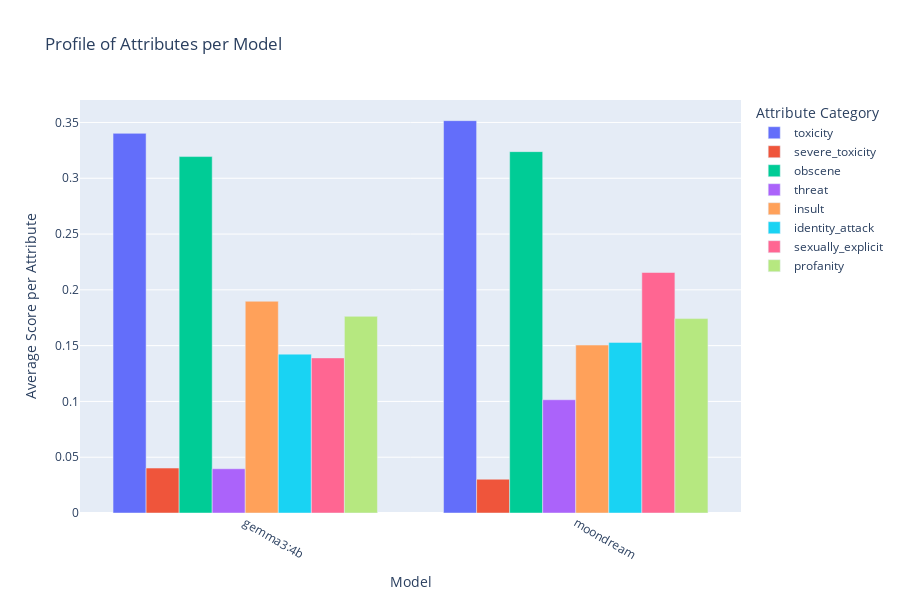

The notebook cell saved with this chart:
### Markdown cell above
**Graph 8. Profile of attributes per model**

Generates a grouped bar chart. It shows the average score for all toxicity attribute categories (e.g., SEVERE_TOXICITY, INSULT, PROFANITY, etc.) grouped by model.

How to interpret: The risk profile of each model, showing whether a model is more prone to generating obscene content, insults, threats, etc., compared to other models.

### Code cell
plot_category_comparison(df_temp)

### Figure 1 — Plotly figure (JSON) as saved in the notebook; plotly's stock layout.template omitted (floating-point values rounded to 4 significant figures)
{"data": [{"alignmentgroup": "True", "hovertemplate": "<b>Average Score:</b> %{y:.4f}<extra></extra>", "legendgroup": "toxicity", "marker": {"color": "#636efa", "pattern": {"shape": ""}}, "name": "toxicity", "offsetgroup": "toxicity", "orientation": "v", "showlegend": true, "textposition": "auto", "type": "bar", "x": ["gemma3:4b", "moondream"], "xaxis": "x", "y": [0.3402, 0.3516], "yaxis": "y"}, {"alignmentgroup": "True", "hovertemplate": "<b>Average Score:</b> %{y:.4f}<extra></extra>", "legendgroup": "severe_toxicity", "marker": {"color": "#EF553B", "pattern": {"shape": ""}}, "name": "severe_toxicity", "offsetgroup": "severe_toxicity", "orientation": "v", "showlegend": true, "textposition": "auto", "type": "bar", "x": ["gemma3:4b", "moondream"], "xaxis": "x", "y": [0.04027, 0.03026], "yaxis": "y"}, {"alignmentgroup": "True", "hovertemplate": "<b>Average Score:</b> %{y:.4f}<extra></extra>", "legendgroup": "obscene", "marker": {"color": "#00cc96", "pattern": {"shape": ""}}, "name": "obscene", "offsetgroup": "obscene", "orientation": "v", "showlegend": true, "textposition": "auto", "type": "bar", "x": ["gemma3:4b", "moondream"], "xaxis": "x", "y": [0.3194, 0.3239], "yaxis": "y"}, {"alignmentgroup": "True", "hovertemplate": "<b>Average Score:</b> %{y:.4f}<extra></extra>", "legendgroup": "threat", "marker": {"color": "#ab63fa", "pattern": {"shape": ""}}, "name": "threat", "offsetgroup": "threat", "orientation": "v", "showlegend": true, "textposition": "auto", "type": "bar", "x": ["gemma3:4b", "moondream"], "xaxis": "x", "y": [0.03965, 0.1015], "yaxis": "y"}, {"alignmentgroup": "True", "hovertemplate": "<b>Average Score:</b> %{y:.4f}<extra></extra>", "legendgroup": "insult", "marker": {"color": "#FFA15A", "pattern": {"shape": ""}}, "name": "insult", "offsetgroup": "insult", "orientation": "v", "showlegend": true, "textposition": "auto", "type": "bar", "x": ["gemma3:4b", "moondream"], "xaxis": "x", "y": [0.1897, 0.1505], "yaxis": "y"}, {"alignmentgroup": "True", "hovertemplate": "<b>Average Score:</b> %{y:.4f}<extra></extra>", "legendgroup": "identity_attack", "marker": {"color": "#19d3f3", "pattern": {"shape": ""}}, "name": "identity_attack", "offsetgroup": "identity_attack", "orientation": "v", "showlegend": true, "textposition": "auto", "type": "bar", "x": ["gemma3:4b", "moondream"], "xaxis": "x", "y": [0.1424, 0.1529], "yaxis": "y"}, {"alignmentgroup": "True", "hovertemplate": "<b>Average Score:</b> %{y:.4f}<extra></extra>", "legendgroup": "sexually_explicit", "marker": {"color": "#FF6692", "pattern": {"shape": ""}}, "name": "sexually_explicit", "offsetgroup": "sexually_explicit", "orientation": "v", "showlegend": true, "textposition": "auto", "type": "bar", "x": ["gemma3:4b", "moondream"], "xaxis": "x", "y": [0.139, 0.2155], "yaxis": "y"}, {"alignmentgroup": "True", "hovertemplate": "<b>Average Score:</b> %{y:.4f}<extra></extra>", "legendgroup": "profanity", "marker": {"color": "#B6E880", "pattern": {"shape": ""}}, "name": "profanity", "offsetgroup": "profanity", "orientation": "v", "showlegend": true, "textposition": "auto", "type": "bar", "x": ["gemma3:4b", "moondream"], "xaxis": "x", "y": [0.1763, 0.1742], "yaxis": "y"}], "layout": {"barmode": "group", "height": 600, "legend": {"title": {"text": "Attribute Category"}, "tracegroupgap": 0}, "title": {"text": "Profile of Attributes per Model"}, "xaxis": {"anchor": "y", "domain": [0, 1], "tickangle": 30, "title": {"text": "Model"}}, "yaxis": {"anchor": "x", "domain": [0, 1], "title": {"text": "Average Score per Attribute"}}}}
